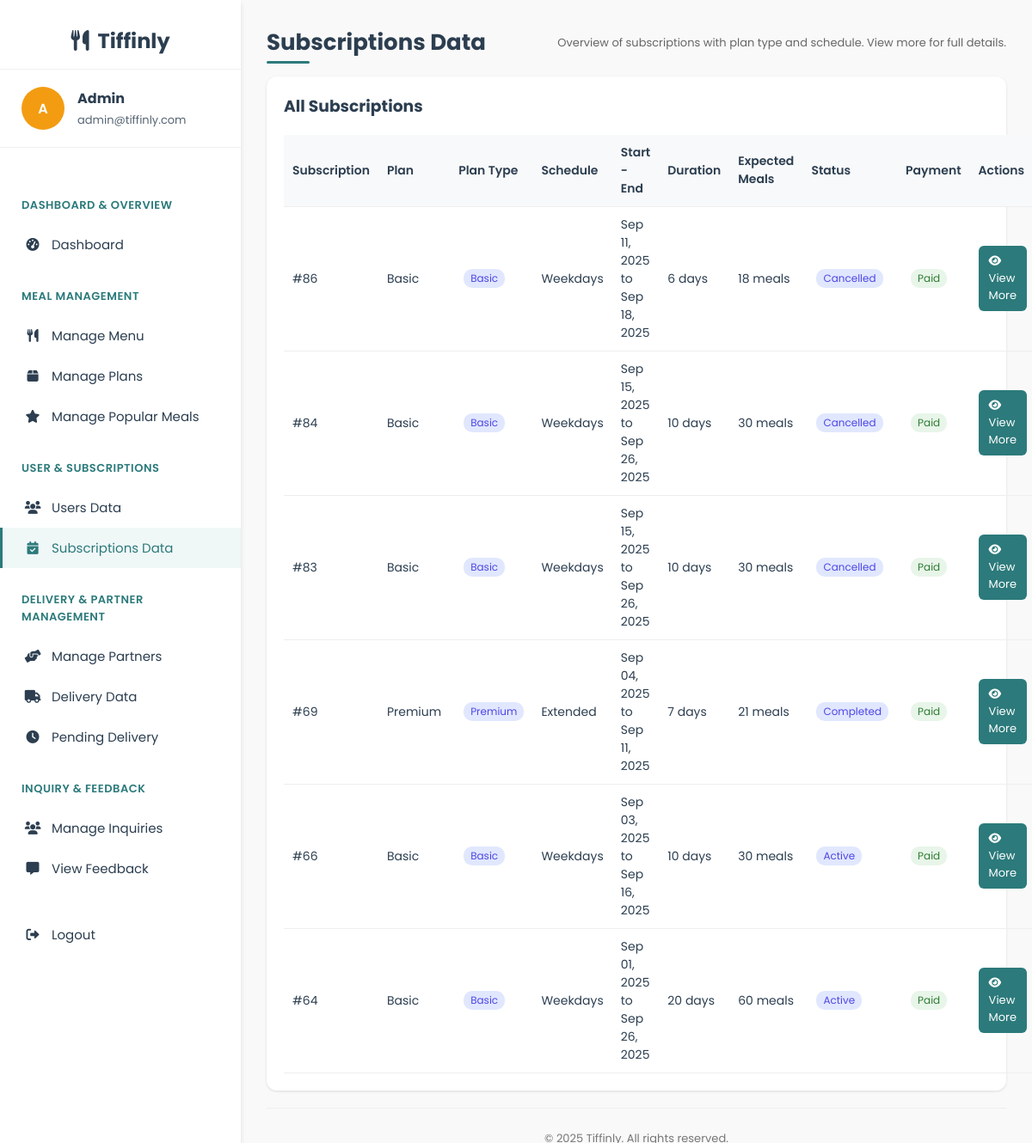
Before: /admin/manage_subscriptions.php (signed in) with the older database file.
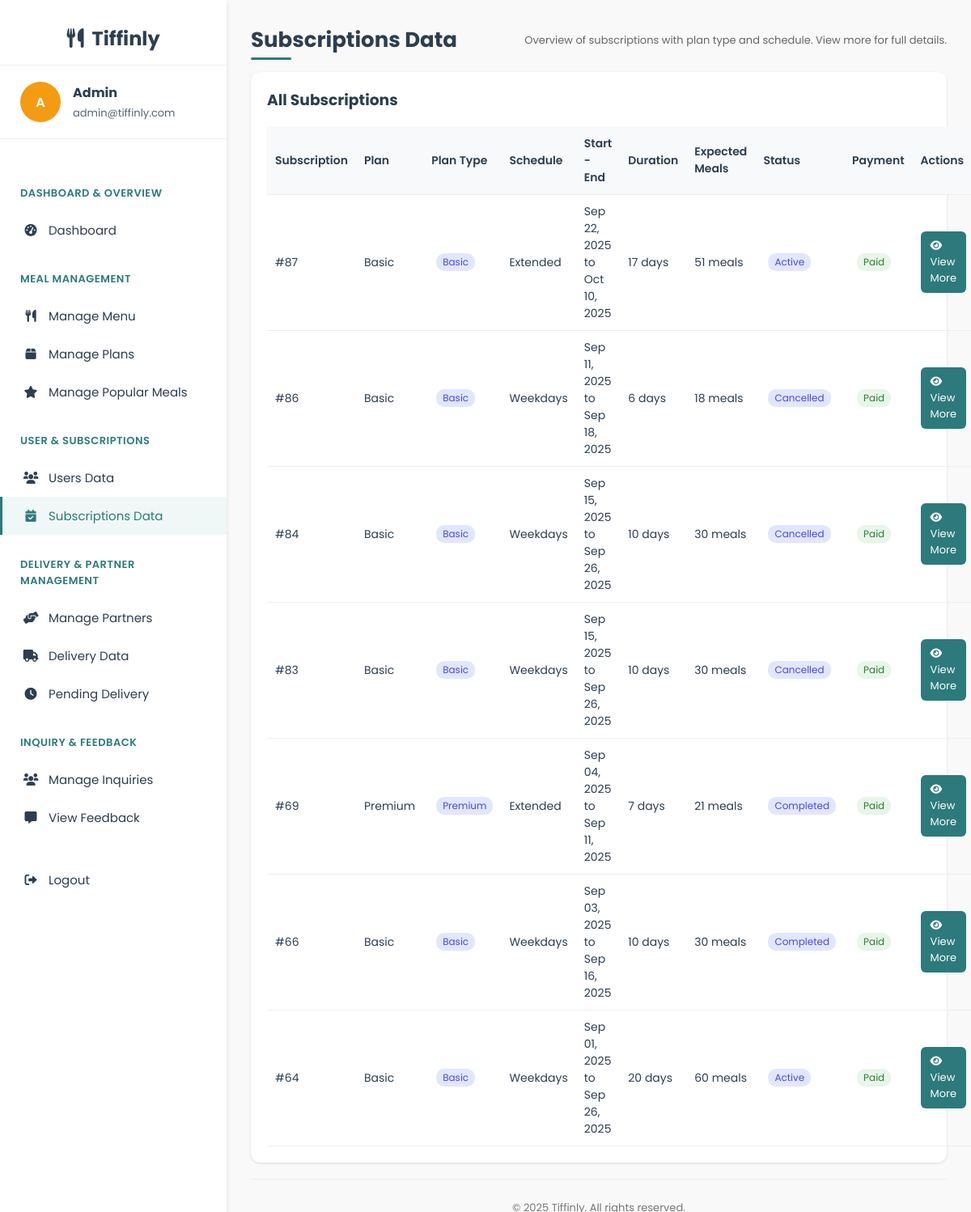
After: the same page with the newer database file.
### tables this page shows
CREATE TABLE `subscriptions` (
  `subscription_id` int(11) NOT NULL,
  `user_id` int(11) DEFAULT NULL,
  `plan_id` int(11) DEFAULT NULL,
  `dietary_preference` varchar(20) DEFAULT NULL,
  `start_date` date NOT NULL,
  `end_date` date NOT NULL,
  `schedule` enum('Weekdays','Extended','Full Week') NOT NULL,
  `delivery_time` time NOT NULL,
  `total_price` decimal(10,2) NOT NULL,
  `payment_status` enum('paid','unpaid','failed') DEFAULT 'unpaid',
  `status` enum('active','pending','cancelled','expired','completed') NOT NULL DEFAULT 'pending',
  `created_at` timestamp NOT NULL DEFAULT current_timestamp()
);

CREATE TABLE `meal_plans` (
  `plan_id` int(11) NOT NULL,
  `plan_name` varchar(50) NOT NULL,
  `description` text DEFAULT NULL,
  `plan_type` enum('basic','premium') NOT NULL,
  `is_active` tinyint(1) DEFAULT 1,
  `base_price` decimal(8,2) NOT NULL
);

### admin/manage_subscriptions.php (the view, shortened to what this page needs)
<?php
$db = new mysqli('localhost', 'root', '', 'tiffinly');
$admin_name = $_SESSION['name'] ?? 'Admin';
$admin_email = $_SESSION['email'] ?? '';
function h($v) { return htmlspecialchars((string)$v, ENT_QUOTES, 'UTF-8'); }
function to_int($v) { return intval($v ?? 0); }
function norm_sched($s) {
    $s = strtolower(trim((string)$s));
    $map = [
        'daily' => 'daily', 'everyday' => 'daily', 'all' => 'daily', 'all days' => 'daily',
        'fullweek' => 'fullweek', 'full week' => 'fullweek', 'full_week' => 'fullweek',
        'extended' => 'extended',
        'weekday' => 'weekdays', 'weekdays' => 'weekdays', 'mon-fri' => 'weekdays', 'mon to fri' => 'weekdays',
        'weekend' => 'weekends', 'weekends' => 'weekends', 'sat-sun' => 'weekends', 'sat & sun' => 'weekends'
    ];
    return $map[$s] ?? 'daily';
}
function count_days_for_range($start_date, $end_date, $schedule) {
    try {
        $start = new DateTime($start_date);
        $end = new DateTime($end_date);
    } catch (Exception $e) { return 0; }
    $norm = norm_sched($schedule);
    $count = 0; $cur = clone $start;
    while ($cur <= $end) {
        $dow = (int)$cur->format('N');
        $ok = (
            $norm === 'daily' ||
            $norm === 'fullweek' ||
            ($norm === 'extended' && $dow >= 1 && $dow <= 6) ||
            ($norm === 'weekdays' && $dow >= 1 && $dow <= 5) ||
            ($norm === 'weekends' && $dow >= 6)
        );
        if ($ok) $count++;
        $cur->modify('+1 day');
    }
    return $count;
}
$selected_subscription_id = to_int($_GET['subscription_id'] ?? 0);
$subs = [];
$sql = "
    SELECT s.subscription_id, s.user_id, s.plan_id, s.schedule, s.start_date, s.end_date, s.status, s.payment_status,
           mp.plan_name, mp.plan_type
    FROM subscriptions s
    LEFT JOIN meal_plans mp ON s.plan_id = mp.plan_id
    ORDER BY s.subscription_id DESC";
$res = $db->query($sql);
while ($row = $res->fetch_assoc()) { $subs[] = $row; }
?>
<!DOCTYPE html>
<html lang="en">
<head>
    <link rel="stylesheet" href="https://cdnjs.cloudflare.com/ajax/libs/font-awesome/6.0.0-beta3/css/all.min.css">
</head>
<body>
<div class="dashboard-container">
    <div class="sidebar">
        <div class="sidebar-header"><i class="fas fa-utensils"></i>&nbsp; Tiffinly</div>
        <div class="admin-profile">
            <div class="admin-avatar"><?php echo strtoupper(substr($admin_name,0,1)); ?></div>
            <div class="admin-info">
                <h4><?php echo h($admin_name); ?></h4>
                <p><?php echo h($admin_email); ?></p>
            </div>
        </div>
        <div class="sidebar-menu">
            <div class="menu-category">Dashboard & Overview</div>
            <a href="admin_dashboard.php" class="menu-item"><i class="fas fa-tachometer-alt"></i> Dashboard</a>
            <div class="menu-category">Meal Management</div>
            <a href="manage_menu.php" class="menu-item"><i class="fas fa-utensils"></i> Manage Menu</a>
            <a href="manage_plans.php" class="menu-item"><i class="fas fa-box"></i> Manage Plans</a>
            <a href="manage_popular_meals.php" class="menu-item"><i class="fas fa-star"></i> Manage Popular Meals</a>
            <div class="menu-category">User & Subscriptions</div>
            <a href="manage_users.php" class="menu-item"><i class="fas fa-users"></i> Users Data</a>
            <a href="manage_subscriptions.php" class="menu-item active"><i class="fas fa-calendar-check"></i> Subscriptions Data</a>
            <div class="menu-category">Delivery & Partner Management</div>
            <a href="manage_partners.php" class="menu-item"><i class="fas fa-hands-helping"></i> Manage Partners</a>
            <a href="manage_delivery.php" class="menu-item"><i class="fas fa-truck"></i>  Delivery Data</a>
            <a href="pending_delivery.php" class="menu-item"><i class="fas fa-clock"></i> Pending Delivery</a>
            <div class="menu-category">Inquiry & Feedback</div>
            <a href="manage_inquiries.php" class="menu-item"><i class="fas fa-users"></i> Manage Inquiries</a>
            <a href="view_feedback.php" class="menu-item"><i class="fas fa-comment-alt"></i> View Feedback</a>
            <div style="margin-top: 30px;"><a href="../logout.php" class="menu-item"><i class="fas fa-sign-out-alt"></i> Logout</a></div>
        </div>
    </div>
    <div class="main-content">
        <div class="header">
            <h1>Subscriptions Data</h1>
            <div class="muted">Overview of subscriptions with plan type and schedule. View more for full details.</div>
        </div>
        <div class="content-card">
            <h3 style="margin-top:0;">All Subscriptions</h3>
            <table>
                <thead>
                    <tr>
                        <th>Subscription</th>
                        <th>Plan</th>
                        <th>Plan Type</th>
                        <th>Schedule</th>
                        <th>Start - End</th>
                        <th>Duration</th>
                        <th>Expected Meals</th>
                        <th>Status</th>
                        <th>Payment</th>
                        <th>Actions</th>
                    </tr>
                </thead>
                <tbody>
                <?php if (empty($subs)): ?>
                    <tr><td colspan="8" class="muted">No subscriptions found.</td></tr>
                <?php else: foreach ($subs as $s): ?>
                    <tr>
                        <td>#<?php echo (int)$s['subscription_id']; ?></td>
                        <td><?php echo h($s['plan_name'] ?? ('Plan #'.(int)$s['plan_id'])); ?></td>
                        <td><span class="badge"><?php echo h(ucfirst($s['plan_type'] ?? '')); ?></span></td>
                        <td><?php echo h(ucfirst($s['schedule'])); ?></td>
                        <td><?php echo date('M d, Y', strtotime($s['start_date'])) . ' to ' . date('M d, Y', strtotime($s['end_date'])); ?></td>
                        <?php $days = count_days_for_range($s['start_date'] ?? null, $s['end_date'] ?? null, $s['schedule'] ?? 'daily'); ?>
                        <td><?php echo (int)$days; ?> days</td>
                        <td><?php echo number_format($days * 3); ?> meals</td>
                        <td><span class="badge"><?php echo h(ucfirst($s['status'] ?? '')); ?></span></td>
                        <td>
                            <span class="badge" style="background:<?php echo (strtolower($s['payment_status'] ?? '')==='paid' || strtolower($s['payment_status'] ?? '')==='success' ? '#e8f5e9' : '#fff3e0'); ?>;color:<?php echo (strtolower($s['payment_status'] ?? '')==='paid' || strtolower($s['payment_status'] ?? '')==='success' ? '#2e7d32' : '#ef6c00'); ?>;">
                                <?php echo h(ucfirst($s['payment_status'] ?? '')); ?>
                            </span>
                        </td>
                        <td>
                            <?php $isCurrent = ($selected_subscription_id === (int)$s['subscription_id']); ?>
                            <?php if ($isCurrent): ?>
                                <a class="btn btn-outline" href="manage_subscriptions.php">
                                    <i class="fas fa-eye-slash"></i> View Less
                                </a>
                            <?php else: ?>
                                <a class="btn btn-primary" href="manage_subscriptions.php?subscription_id=<?php echo (int)$s['subscription_id']; ?>">
                                    <i class="fas fa-eye"></i> View More
                                </a>
                            <?php endif; ?>
                        </td>
                    </tr>
                <?php endforeach; endif; ?>
                </tbody>
            </table>
        </div>
        <footer>
            <p>&copy; <?php echo date('Y'); ?> Tiffinly. All rights reserved.</p>
        </footer>
    </div>
</div>
</body>
</html>

### admin/manage_subscriptions.php (style rules this page uses)
:root { --primary-color:#2C7A7B; --secondary-color:#F39C12; --light-color:#F9F9F9; --dark-color:#2C3E50; --shadow-md:0 4px 6px rgba(0,0,0,0.1); --shadow-sm:0 1px 3px rgba(0,0,0,0.12); --transition-medium: all .3s ease; --transition-fast: all .2s ease; }
body { font-family:'Poppins',sans-serif;margin:0;padding:0;background:var(--light-color);color:var(--dark-color); }
.dashboard-container { display:grid;grid-template-columns:280px 1fr;min-height:100vh;height:100vh;overflow:hidden; }
.sidebar { background:#fff;box-shadow:var(--shadow-md);padding:30px 0;position:sticky;top:0;height:100vh;overflow-y:auto;animation: slideInLeft .6s ease-out; }
.sidebar-header { font-weight:700;font-size:24px;padding:0 25px 15px;border-bottom:1px solid #f0f0f0;text-align:center;color:#2C3E50;animation: fadeIn .8s ease-out; }
.admin-profile { display:flex;align-items:center;padding:20px 25px;border-bottom:1px solid #f0f0f0;margin-bottom:15px; }
.admin-avatar { width:50px;height:50px;border-radius:50%;background:#F39C12;display:flex;align-items:center;justify-content:center;margin-right:15px;color:#fff;font-weight:600; }
.admin-info h4 { margin:0;font-size:16px; }
.admin-info p { margin:3px 0 0;font-size:13px;opacity:.8; }
.sidebar-menu { padding:15px 0; }
.menu-category { color:var(--primary-color);font-size:13px;font-weight:600;text-transform:uppercase;letter-spacing:.5px;padding:12px 25px;margin-top:15px;animation: fadeIn .6s ease-out; }
.menu-item { padding:12px 25px;display:flex;align-items:center;color:var(--dark-color);text-decoration:none;font-size:15px;border-left:3px solid transparent;position:relative;overflow:hidden; }
.menu-item i { margin-right:12px;width:20px;text-align:center;transition: var(--transition-fast); }
.menu-item.active,.menu-item:hover { background:#F0F7F7;color:var(--primary-color);border-left-color:var(--primary-color); }
.menu-item:before { content:'';position:absolute;top:0;left:-100%;width:100%;height:100%;background:linear-gradient(90deg,transparent,rgba(44,122,123,.1),transparent);transition: var(--transition-medium); }
.main-content { padding:30px;background:var(--light-color);height:100vh;overflow-y:auto;animation: fadeIn .8s ease-out; }
.header { display:flex;justify-content:space-between;align-items:center;margin-bottom:20px;animation: slideInRight .6s ease-out; }
.header h1 { margin:0;font-size:26px;position:relative;display:inline-block; }
.header h1:after { content:'';position:absolute;bottom:-5px;left:0;width:50px;height:3px;background:var(--primary-color);border-radius:3px;transition: var(--transition-medium); }
.content-card { background:#fff;border-radius:12px;padding:20px;box-shadow:var(--shadow-sm);margin-bottom:20px;transition: var(--transition-medium); }
table { width:100%;border-collapse:collapse; }
th,td { padding:10px;border-bottom:1px solid #eee;text-align:left;font-size:14px; }
th { background:#f8f9fa;font-weight:600; }
.btn { display:inline-block;padding:8px 12px;border-radius:6px;text-decoration:none;font-size:13px;border:0;cursor:pointer; }
.btn-primary { background:var(--primary-color);color:#fff; }
.muted { color:#666;font-size:13px; }
.badge { display:inline-block;background:#e0e7ff;color:#4f46e5;font-size:12px;border-radius:10px;padding:2px 8px;margin-left:6px; }
footer { text-align:center;padding:12px;margin-top:20px;color:#777;font-size:13px;border-top:1px solid #eee; }

Changed rows visible on the page:
added subscriptions: subscription_id "87", plan.plan_name "Basic", plan.plan_type "Basic", schedule "Extended", start_date "Sep 22, 2025", end_date "Oct 10, 2025", days "17", $days * 3 "51", status "Active", payment_status "Paid"
changed subscriptions "Sep 03, 2025": status "Active" → "Completed"
